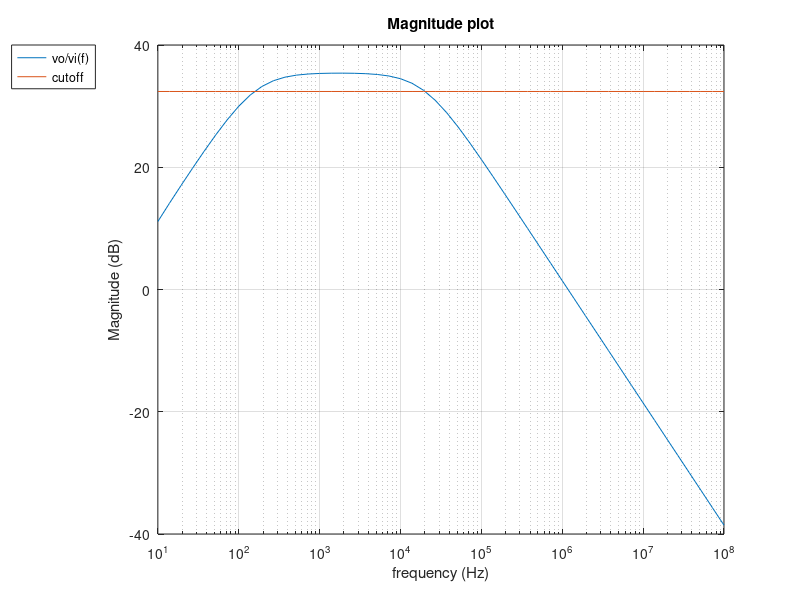
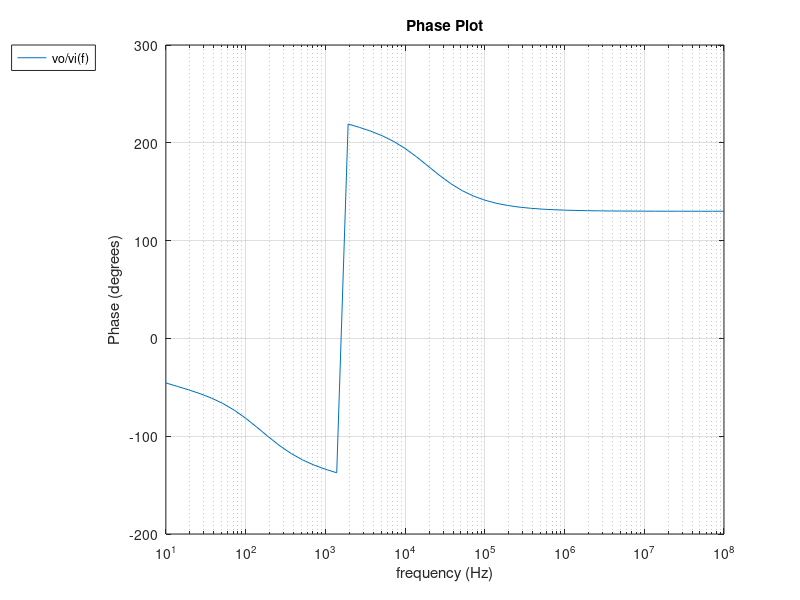

The MATLAB source for these figures, in order:
close all
clear all
format long

%-------------------------------------------------------------------------
%Gain stage
%-------------------------------------------------------------------------

%Constants and circuit specs
VT=0.0258649170201;
BFN=178.7;
VAFN=69.7;
RE1=50;
RC1=8.05e3;
RB1=149e3;
RB2=10e3;
VBEON=0.7;
VCC=12;
RS=100;

%OP analysis
RB=1/(1/RB1+1/RB2);
VEQ=RB2/(RB1+RB2)*VCC;
IB1=(VEQ-VBEON)/(RB+(1+BFN)*RE1);
IC1=BFN*IB1;
IE1=(1+BFN)*IB1;
VE1=RE1*IE1;
VO1=VCC-RC1*IC1;
VCE=VO1-VE1;

%Incremental analysis
gm1=IC1/VT;
rpi1=BFN/gm1;
ro1=VAFN/IC1;

%Gain calculation (w/o bypass capacitor)
AV1 = RC1*(RE1-gm1*rpi1*ro1)/((ro1+RC1+RE1)*(RB+rpi1+RE1)+gm1*RE1*ro1*rpi1 - RE1^2);
AV1simple = gm1*RC1/(1+gm1*RE1);

%Gain calculation (w/ bypass capacitor in high frequency range)
RE1=0;
AV1 = RC1*(RE1-gm1*rpi1*ro1)/((ro1+RC1+RE1)*(RB+rpi1+RE1)+gm1*RE1*ro1*rpi1 - RE1^2);
AV1simple = gm1*RC1/(1+gm1*RE1);

%Input and Output impedance
RE1=100;

ZI1 = ((ro1+RC1+RE1)*(RB+rpi1+RE1)+gm1*RE1*ro1*rpi1 - RE1^2)/(ro1+RC1+RE1)

ZX = ro1*((RB+rpi1)*RE1/(RB+rpi1+RE1))/(1/(1/ro1+1/(rpi1+RB)+1/RE1+gm1*rpi1/(rpi1+RB)));

ZO1 = 1/(1/ZX+1/RC1)


%-------------------------------------------------------------------------
%Ouput stage
%-------------------------------------------------------------------------

%Constants and circuit specs
BFP = 227.3;
VAFP = 37.2;
RE2 = 100;
VEBON = 0.7;

%OP analysis
VI2 = VO1;
IE2 = (VCC-VEBON-VI2)/RE2;
IC2 = BFP/(BFP+1)*IE2;
VO2 = VCC - RE2*IE2;

%Incremental analysis
gm2 = IC2/VT;
go2 = IC2/VAFP;
gpi2 = gm2/BFP;
ge2 = 1/RE2;

%Gain calculation
AV2 = gm2/(gm2+gpi2+go2+ge2);

%Input and Output impedance
ZI2 = (gm2+gpi2+go2+ge2)/gpi2/(gpi2+go2+ge2)

ZO2 = 1/(gm2+gpi2+go2+ge2)


table_end = '\\ \hline';
filename = "output.tex";
fid = fopen(filename, "w");
fprintf(fid, "\\begin{tabular}{|c|c|}\n");
fprintf(fid, "\\hline\n");
fprintf(fid, "Gain (gain stage) & %f %s\n", AV1, table_end);
fprintf(fid, "Input Impedance (gain stage)  & %f %s\n", ZI1, table_end);
fprintf(fid, "Output Impedance (gain stage)  & %f %s\n", ZO1, table_end);
fprintf(fid, "Gain (output stage) & %f %s\n", AV2, table_end);
fprintf(fid, "Input Impedance (output stage)  & %f %s\n", ZI2, table_end);
fprintf(fid, "Output Impedance (output stage)  & %f %s\n", ZO2, table_end);
fprintf(fid, "\\end{tabular}\n");
fclose(fid);

%-------------------------------------------------------------------------
%Frequency response
%-------------------------------------------------------------------------

f = logspace(1, 8);
%Input stage gain
function y = is_t(f, Rs)
C1 = 1e-5;
y = 1/(1+2*pi*f*i*C1*Rs);
endfunction

%Gain stage gain (w/ frequency dependency)
function y = gs_t(f, Rc, gm1, ro1, rpi1, Re1, Rb)
Cb = 1e-3;
ge1 = 1/Re1;
Zeq = 1/(ge1 + 2*pi*f*i*Cb);
y = -Rc*(-gm1*ro1*rpi1+Zeq)/(Zeq*(-gm1*ro1*rpi1+Zeq)+(Rc+ro1+Zeq)*(-Rb-rpi1-Zeq));
endfunction

%Output resistor + capacitor gain
function y = out_t(f)
Cout = 1e-6;
Rl = 8;
y = 2*pi*f*i*Cout*Rl/(1+2*pi*f*i*Cout*Rl);
endfunction

tf = [];
for j=1:1:size(f, 2)
tf = horzcat(tf, is_t(f(1, j), RS)*gs_t(f(1, j), RC1, gm1, ro1, rpi1, RE1, RB)*AV2*out_t(f(1, j)));
endfor
tf_mag = [];
tf_ph = [];

for j=1:1:size(tf, 2)
tf_mag = horzcat(tf_mag, 40+20*log10(abs(tf(1, j))));
tf_ph = horzcat(tf_ph, 40+arg(tf(1, j))*180/pi);
endfor

t_max = tf_mag(1, 1);
for j=1:1:size(tf_mag, 2)
if tf_mag(1, j) > t_max
t_max = tf_mag(1, j);
endif
endfor

cutoff = t_max - 3;

t = [];
for j=1:1:size(tf_mag, 2)
t = horzcat(t, cutoff);
endfor

cf = [];
for j=1:1:size(tf_mag, 2)
if abs(tf_mag(1, j) - cutoff) < 0.6
cf = horzcat(cf, f(1, j));
endif
endfor

bandwidth = cf(1, 2) - cf(1, 1)
lower_cutoff = cf(1, 1)
merit = bandwidth*abs(t_max)/(1268.308*lower_cutoff)

hf = figure();
semilogx(f, tf_mag);
hold on;
semilogx(f, t);
grid on;
xlabel ("frequency (Hz)");
ylabel ("Magnitude (dB)");
title ("Magnitude plot");
legend("vo/vi(f)", "cutoff","location", "northwestoutside");
saveas(hf, "theory_mag.pdf");

hg = figure();
semilogx(f, tf_ph);
grid on;
xlabel ("frequency (Hz)");
ylabel ("Phase (degrees)");
title ("Phase Plot");
legend("vo/vi(f)", "location", "northwestoutside");
saveas(hg, "theory_ph.pdf");

